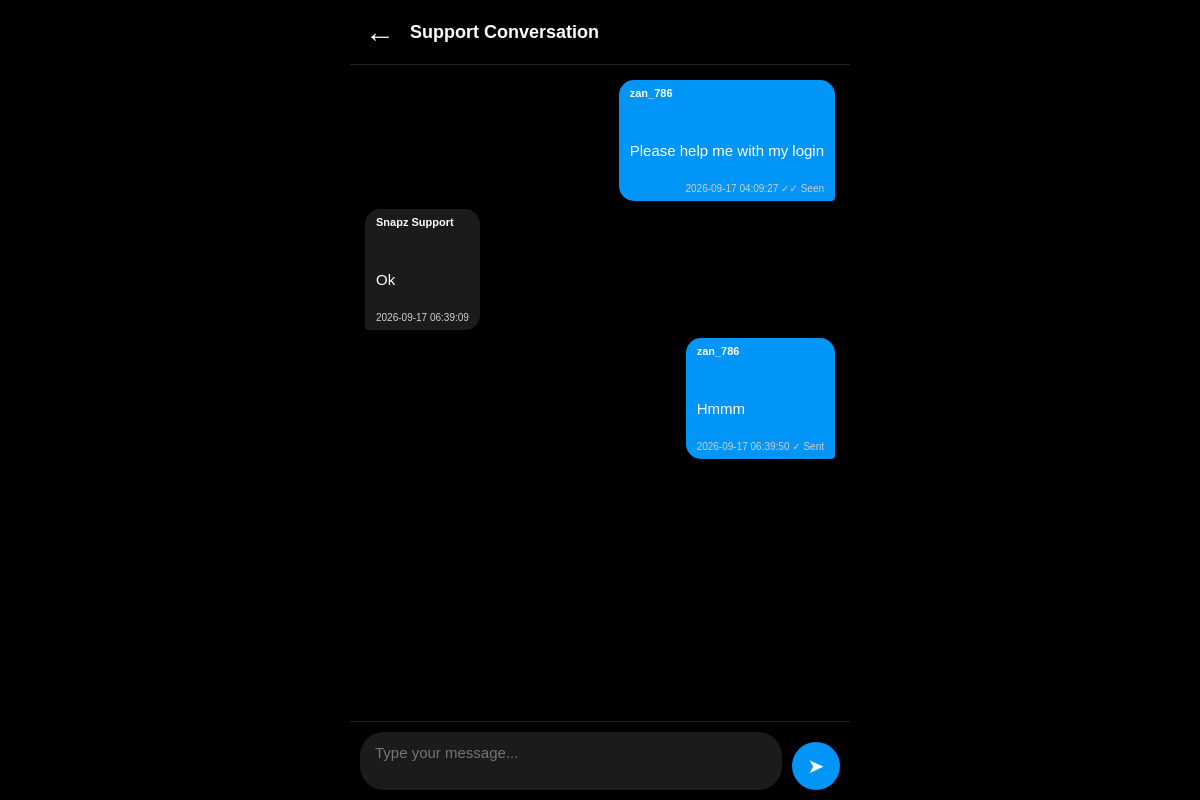
The app's page /my_support/2 (signed in), older data.
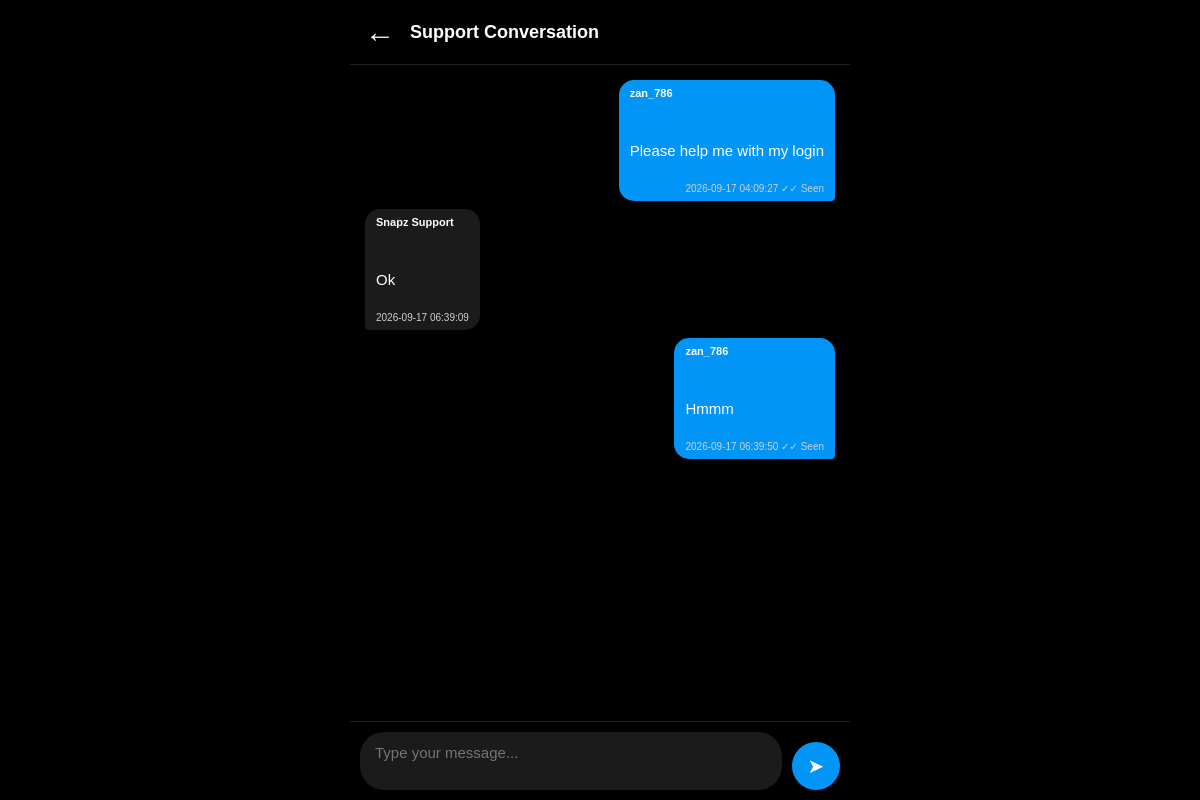
The same page, newer data.
### tables this page shows
CREATE TABLE support_chat (
    id INTEGER PRIMARY KEY AUTOINCREMENT,
    support_id INTEGER,
    sender TEXT,
    message TEXT,
    created_at DATETIME DEFAULT CURRENT_TIMESTAMP,
    seen INTEGER DEFAULT 0
);

### app.py (the view, shortened to what this page needs)
@app.route("/my_support/<int:support_id>")
def support_chat(support_id):
    if "username" not in session:
        return redirect("/login")
    conn = sqlite3.connect("snapz.db")
    conn.row_factory = sqlite3.Row
    cur = conn.cursor()
    cur.execute("""
        SELECT *
        FROM support_messages
        WHERE id=?
        AND username=?
    """, (
        support_id,
        session["username"]
    ))
    support = cur.fetchone()
    if not support:
        conn.close()
        return "Support Request Not Found"
    cur.execute("""
        UPDATE support_chat
        SET seen=1
        WHERE support_id=?
        AND sender='Snapz Support'
        AND seen=0
    """, (support_id,))
    conn.commit()
    cur.execute("""
        SELECT
            sender,
            message,
            created_at,
            seen
        FROM support_chat
        WHERE support_id=?
        ORDER BY id ASC
    """, (
        support_id,
    ))
    chat = cur.fetchall()
    conn.close()
    return render_template(
        "support_chat.html",
        support=support,
        chat=chat
    )

### app.py (called while the page is built, shortened)
@app.before_request
def check_user_session():
    protected_routes = [
        "home",
        "chat",
        "profile",
        "settings",
        "privacy",
        "login_activity",
    ]
    if request.endpoint not in protected_routes:
        return

@app.context_processor
def inject_appearance():
    if "username" not in session:
        return {}
    conn = sqlite3.connect("snapz.db")
    conn.row_factory = sqlite3.Row
    cur = conn.cursor()
    cur.execute("""
        SELECT
            theme,
            font_size,
            amoled_mode
        FROM users
        WHERE username=?
    """, (session["username"],))
    appearance = cur.fetchone()
    conn.close()
    return dict(appearance=appearance)

### templates/support_chat.html (shortened to what this page needs)
<!DOCTYPE html>
<html>
<head>
</head>
<body>
<div class="container">
<div class="header">
<a
href="/my_support"
class="back">
←
</a>
<div class="title">
Support Conversation
</div>
</div>
<div
class="chat-area"
id="chatArea"
>
{% for msg in chat %}
<div class="chat
{% if msg['sender'] == session['username'] %}
me
{% else %}
other
{% endif %}
">
<div class="bubble">
<div class="sender">
{{ msg["sender"] }}
</div>
<div class="message">
{{ msg["message"] }}
</div>
<div class="time">
{{ msg["created_at"] }}
{% if msg["sender"] == session["username"] %}
{% if msg["seen"] == 1 %}
✓✓ Seen
{% else %}
✓ Sent
{% endif %}
{% endif %}
</div>
</div>
</div>
{% endfor %}
</div>
<div class="footer">
<form method="POST">
<textarea
name="message"
id="messageBox"
placeholder="Type your message..."
required
></textarea>
<button type="submit">
➤
</button>
</form>
</div>
</div>
</body>
</html>

### templates/support_chat.html (style rules this page uses)
* { margin:0; padding:0; box-sizing:border-box; font-family:sans-serif; }
html, body { width:100%; height:100%; background:#000; color:#fff; overflow:hidden; }
.container { width:100%; max-width:500px; height:100dvh; margin:auto; display:flex; flex-direction:column; background:#000; }
.header { height:65px; display:flex; align-items:center; gap:15px; padding:0 15px; border-bottom:1px solid #222; background:#000; flex-shrink:0; }
.back { color:#fff; text-decoration:none; font-size:30px; font-weight:bold; }
.title { font-size:18px; font-weight:bold; }
.chat-area { flex:1 1 auto; min-height:0; overflow-y:auto; overflow-x:hidden; padding:15px; display:flex; flex-direction:column; gap:4px; -webkit-overflow-scrolling:touch; }
.chat { display:flex; width:100%; background:transparent; padding:0; margin-bottom:4px; }
.chat.me { justify-content:flex-end; }
.chat.other { justify-content:flex-start; }
.bubble { display:inline-flex; flex-direction:column; width:max-content; max-width:75%; min-width:0; padding:7px 11px; border-radius:15px; word-break:break-word; align-self:flex-start; }
.chat.me .bubble { align-self:flex-end; background:#0095f6; border-bottom-right-radius:4px; }
.chat.other .bubble { align-self:flex-start; background:#1b1b1b; border-bottom-left-radius:4px; }
.sender { font-size:11px; font-weight:bold; margin-bottom:3px; }
.message { white-space:pre-wrap; line-height:1.3; font-size:15px; }
.time { margin-top:3px; font-size:10px; text-align:right; color:#d0d0d0; }
.footer { border-top:1px solid #222; padding:10px; flex-shrink:0; background:#000; }
form { display:flex; align-items:flex-end; gap:10px; }
textarea { flex:1; min-height:46px; max-height:120px; background:#1b1b1b; color:#fff; border:none; outline:none; resize:none; border-radius:24px; padding:12px 15px; font-size:15px; }
button { width:48px; height:48px; border:none; border-radius:50%; background:#0095f6; color:#fff; font-size:20px; cursor:pointer; }

Row changes from the older to the newer data that the page shows:
changed support_chat "Hmmm": seen "✓ Sent" → "✓✓ Seen"
